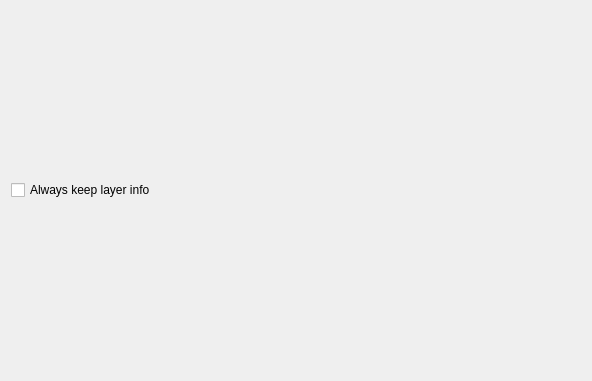
<?xml version="1.0" encoding="UTF-8"?>
<ui version="4.0">
 <author>
    SPDX-FileCopyrightText: none
    SPDX-License-Identifier: GPL-3.0-or-later
  </author>
 <class>OptionsPSD</class>
 <widget class="QWidget" name="OptionsPSD">
  <property name="geometry">
   <rect>
    <x>0</x>
    <y>0</y>
    <width>592</width>
    <height>381</height>
   </rect>
  </property>
  <property name="windowTitle">
   <string>PSD Options</string>
  </property>
  <layout class="QGridLayout" name="gridLayout">
   <item row="0" column="0">
    <layout class="QGridLayout">
     <property name="leftMargin">
      <number>0</number>
     </property>
     <property name="topMargin">
      <number>0</number>
     </property>
     <property name="rightMargin">
      <number>0</number>
     </property>
     <property name="bottomMargin">
      <number>0</number>
     </property>
     <property name="horizontalSpacing">
      <number>0</number>
     </property>
     <property name="verticalSpacing">
      <number>6</number>
     </property>
     <item row="1" column="1">
      <widget class="QCheckBox" name="chkForceStoreLayerInfo">
       <property name="toolTip">
        <string>&lt;html&gt;&lt;head/&gt;&lt;body&gt;&lt;p&gt;Keeps layer info even if the image only has one layer and is fully opaque.&lt;/p&gt;&lt;/body&gt;&lt;/html&gt;</string>
       </property>
       <property name="text">
        <string>Always keep layer info</string>
       </property>
      </widget>
     </item>
    </layout>
   </item>
  </layout>
 </widget>
 <resources/>
 <connections/>
</ui>
